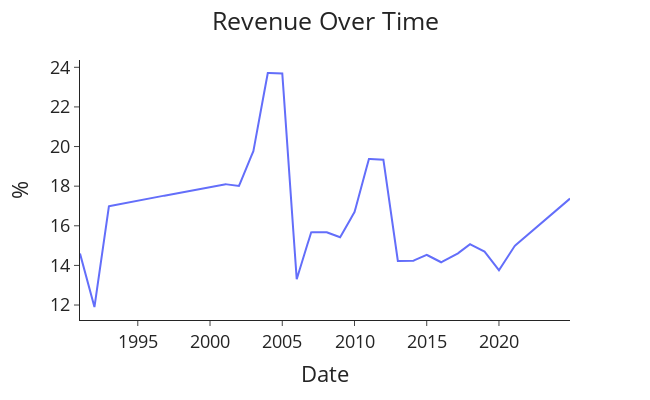

Notebook cell for this chart:
### Code cell
plotting(title='Revenue Over Time', data=data, x='date', y='Revenue, excluding grants (% of GDP)', x_label='Date', y_label='%')

### Figure 1 — Plotly figure (JSON) as saved in the notebook; plotly's stock layout.template omitted (floating-point values rounded to 4 significant figures; data arrays with more than 128 entries replaced by an {"elided": "..."} marker saying what was removed)
{"data": [{"hovertemplate": "Date=%{x}<br>%=%{y}<extra></extra>", "legendgroup": "", "line": {"color": "#636efa", "dash": "solid"}, "marker": {"symbol": "circle"}, "mode": "lines", "name": "", "orientation": "v", "showlegend": false, "type": "scatter", "x": {"elided": "408 str values"}, "xaxis": "x", "y": {"elided": "408 float values"}, "yaxis": "y"}], "layout": {"font": {"size": 18}, "height": 400, "legend": {"tracegroupgap": 0}, "margin": {"t": 60}, "title": {"text": "Revenue Over Time", "x": 0.5}, "width": 650, "xaxis": {"anchor": "y", "domain": [0, 1], "title": {"text": "Date"}}, "yaxis": {"anchor": "x", "domain": [0, 1], "title": {"text": "%"}}}}
